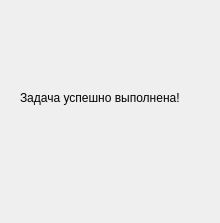
<?xml version="1.0" encoding="UTF-8"?>
<ui version="4.0">
 <class>Form</class>
 <widget class="QWidget" name="Form">
  <property name="geometry">
   <rect>
    <x>0</x>
    <y>0</y>
    <width>220</width>
    <height>223</height>
   </rect>
  </property>
  <property name="windowTitle">
   <string>Form</string>
  </property>
  <widget class="QLabel" name="label">
   <property name="geometry">
    <rect>
     <x>20</x>
     <y>90</y>
     <width>179</width>
     <height>16</height>
    </rect>
   </property>
   <property name="text">
    <string>Задача успешно выполнена!</string>
   </property>
  </widget>
 </widget>
 <resources/>
 <connections/>
</ui>
